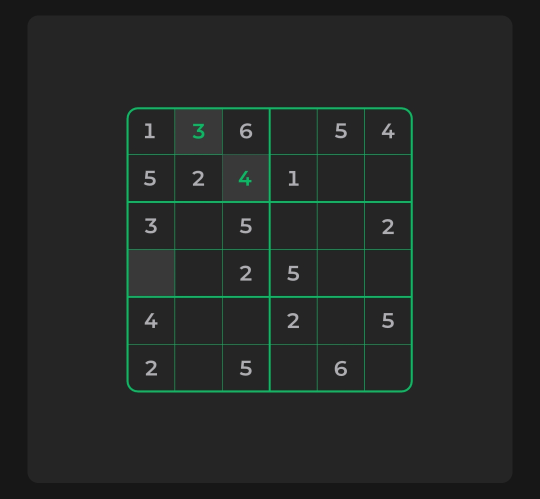
#> input picture uploads/WhatsApp_Image_2026-08-20_at_14.43.51.jpeg, 1080 x 997 px (shown at 1/2 size)
$ python -i ocr_engine.py   (imports and definitions only)
#> lines starting #> are read from the running program, lines starting #| are printed output that depends on the picture; after the words box and inside, x2 and y2 are one past the last pixel; in counts of white or black regions, pixels touching at a corner belong together
#> in extract_sudoku_from_image, image is the input picture: shape (997, 1080, 3); mean B, G, R 37.2, 38.9, 35.5
import cv2
import numpy as np
import pytesseract

# [49 lines left out: functions order_points, four_point_transform, not called in this run]

def find_grid(image):
    gray = cv2.cvtColor(image, cv2.COLOR_BGR2GRAY)
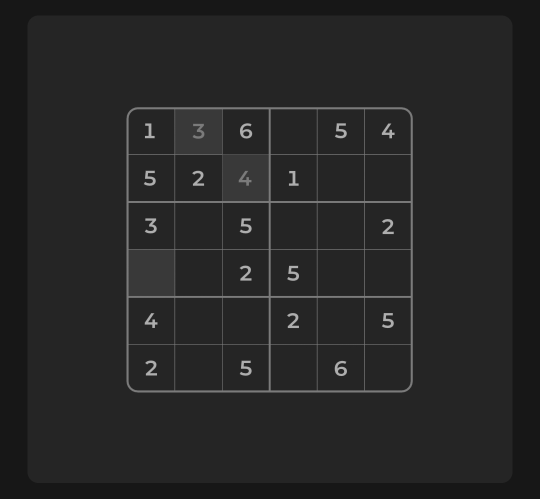
#> gray: shape (997, 1080) (shown at 1/2 size); min 22, max 176, mean 37.7
    blurred = cv2.GaussianBlur(gray, (5, 5), 0)
    thresh = cv2.adaptiveThreshold(blurred, 255, cv2.ADAPTIVE_THRESH_GAUSSIAN_C, cv2.THRESH_BINARY_INV, 11, 2)
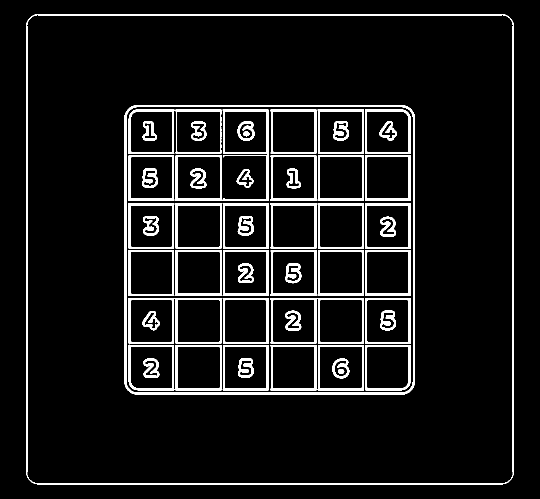
#> thresh: shape (997, 1080) (shown at 1/2 size); 7.5% white; 58 white regions

    contours, _ = cv2.findContours(thresh, cv2.RETR_LIST, cv2.CHAIN_APPROX_SIMPLE)
#> contours = 115 contours; largest, box (x1, y1, x2, y2) and area: (52, 28, 1028, 969) 915942, (53, 29, 1027, 968) 908516, (248, 210, 830, 790) 335730, (252, 213, 827, 786) 327838, (350, 219, 538, 402) 16593
    if not contours:
        return None

    contours = sorted(contours, key=cv2.contourArea, reverse=True)
    img_area = image.shape[0] * image.shape[1]
#> img_area = 1076760

    puzzle_contour = None

    for c in contours:
        area = cv2.contourArea(c)
        # Skip contours that are too small or take up the whole image
        if area > 0.99 * img_area or area < 0.05 * img_area:
            continue

        x, y, w, h = cv2.boundingRect(c)
        aspect_ratio = w / float(h)

        # Sudoku grid is a square, so aspect ratio should be near 1.0
        if 0.8 <= aspect_ratio <= 1.2:
            puzzle_contour = c
            break
#> this loop made 1 pass
#> (area, x, y, w, h, aspect_ratio) on pass 1: (915942, 52, 28, 976, 941, 1.04)

    if puzzle_contour is None:
        return None

    x, y, w, h = cv2.boundingRect(puzzle_contour)
    # Crop the grid
    warped = gray[y:y+h, x:x+w]
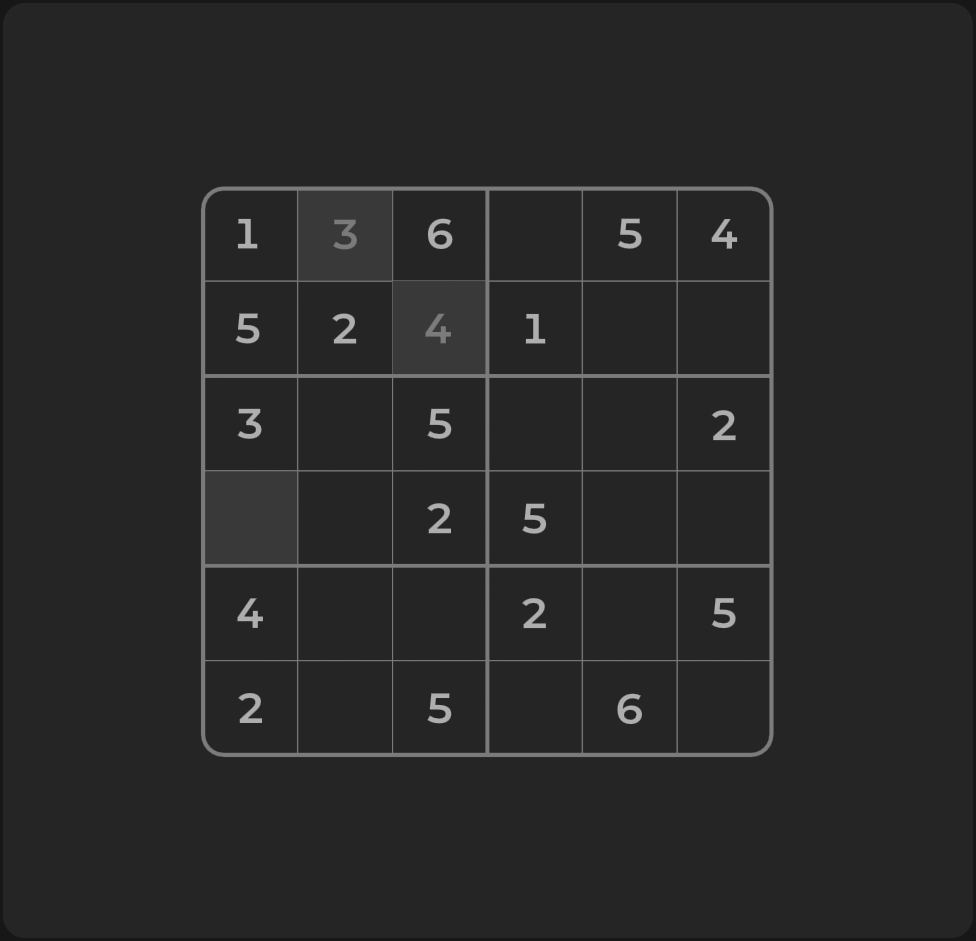
#> warped: shape (941, 976); min 22, max 176, mean 40.2
    return warped

def extract_cells(warped, size=6):
#> called with size = 6
    cells = []
    h, w = warped.shape
#> h = 941; w = 976
    cell_h = h // size
#> cell_h = 156
    cell_w = w // size
#> cell_w = 162

    for i in range(size):
        row = []
        for j in range(size):
            y_start = i * cell_h
            y_end = (i + 1) * cell_h
            x_start = j * cell_w
            x_end = (j + 1) * cell_w

            cell = warped[y_start:y_end, x_start:x_end]
            row.append(cell)
        cells.append(row)
#> after the loop, cells = 6 items
    return cells

def predict_digit(cell):
    h, w = cell.shape
    # Trim (15%) to avoid grid lines
    trim_y = int(h * 0.15)
    trim_x = int(w * 0.15)
    trimmed = cell[trim_y:h-trim_y, trim_x:w-trim_x]

    # Otsu's thresholding
    _, thresh = cv2.threshold(trimmed, 0, 255, cv2.THRESH_BINARY_INV + cv2.THRESH_OTSU)

    # Find contours
    contours, _ = cv2.findContours(thresh, cv2.RETR_EXTERNAL, cv2.CHAIN_APPROX_SIMPLE)

    if not contours:
        return 0

    # Get the largest contour which should be the digit
    c = max(contours, key=cv2.contourArea)

    # If the contour is too small, it's just noise
    if cv2.contourArea(c) < 50:
        return 0

    x, y, cw, ch = cv2.boundingRect(c)

    # Extract just the digit
    digit = thresh[y:y+ch, x:x+cw]

    # Add substantial padding (tesseract likes this)
    padded = cv2.copyMakeBorder(digit, 20, 20, 20, 20, cv2.BORDER_CONSTANT, value=0)

    # Invert so digit is black on white background
    inverted = cv2.bitwise_not(padded)

    config = r'--oem 3 --psm 10 -c tessedit_char_whitelist=123456'

    # Try multiple scales for robustness
    for scale in [1, 2]:
        resized = cv2.resize(inverted, (0,0), fx=scale, fy=scale, interpolation=cv2.INTER_CUBIC)
        text = pytesseract.image_to_string(resized, config=config).strip()
        if text.isdigit() and 1 <= int(text) <= 6:
            return int(text)

    return 0

def extract_sudoku_from_image(image_path):
    image = cv2.imread(image_path)
    if image is None:
        raise ValueError(f"Could not load image at {image_path}")

    warped = find_grid(image)
    if warped is None:
        # If we can't find a grid, try processing the whole image as the grid
        warped = cv2.cvtColor(image, cv2.COLOR_BGR2GRAY)

    cv2.imwrite('debug_warped.png', warped)

    cells = extract_cells(warped, size=6)
#> cells = 6 items

    grid = []
    for row in cells:
        grid_row = []
        for cell in row:
            digit = predict_digit(cell)
            grid_row.append(digit)
        grid.append(grid_row)
#> this loop made 2 passes
#> pass 2, in predict_digit (call 8), `trimmed = cell[trim_y:h-trim_y, trim_x:w-trim_x]`:
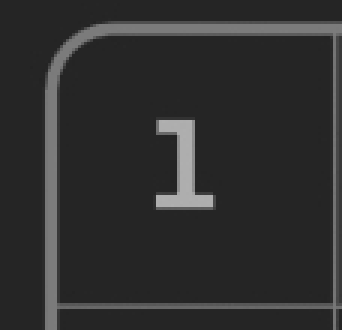
#> trimmed: shape (110, 114) (shown 3 times larger); min 35, max 176, mean 47.1
#> pass 2, in predict_digit (call 8), `_, thresh = cv2.threshold(trimmed, 0, 255, cv2.THRESH_BINARY_INV + cv2..`:
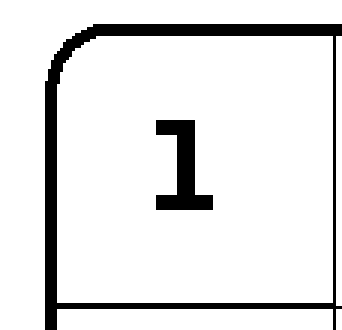
#> thresh: shape (110, 114) (shown 3 times larger); 89.5% white; 2 black regions, box (x1, y1, x2, y2) and area: (15, 8, 114, 110) 1041, (52, 40, 71, 70) 280
#> after the loop:
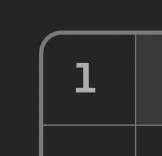
#> cell: shape (156, 162); min 35, max 176, mean 44.6
#> after the loop, grid = [[0, 0, 0, 0, 0, 0]]

    return grid

#> (the run stopped early here; a loop or call above may not have finished)

$ run again, on uploads/WhatsApp_Image_2026-08-20_at_15.37.10.jpeg
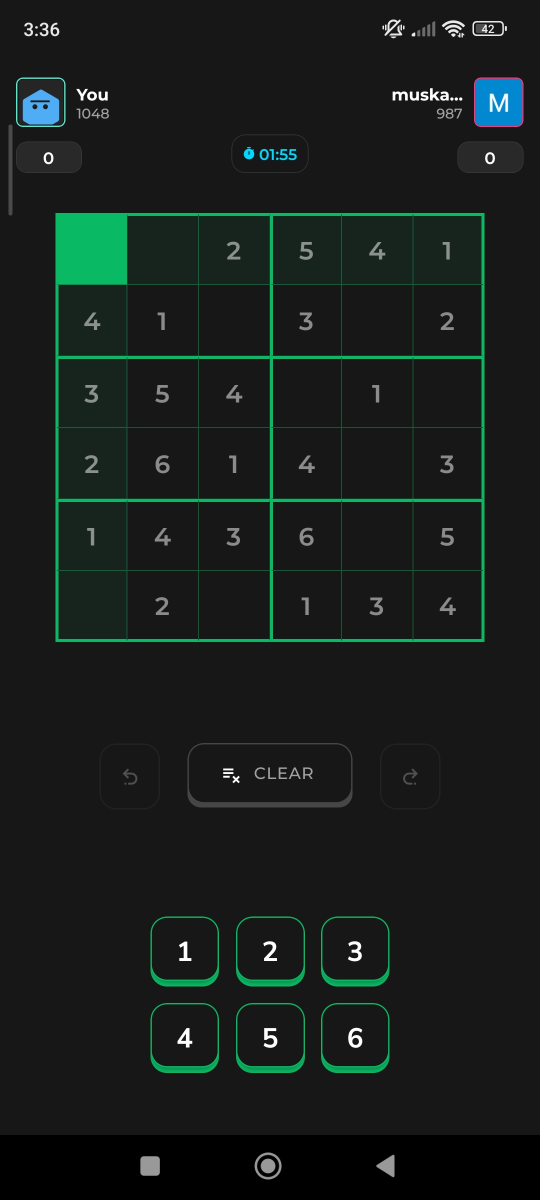
#> input picture uploads/WhatsApp_Image_2026-08-20_at_15.37.10.jpeg, 1080 x 2400 px (shown at 1/2 size)
#> in extract_sudoku_from_image, image is the input picture: shape (2400, 1080, 3); mean B, G, R 27.5, 30.1, 23.5
#> in find_grid, `thresh = cv2.adaptiveThreshold(blurred, 255, cv2.ADAPTIVE_THRESH_GAUSS..`:
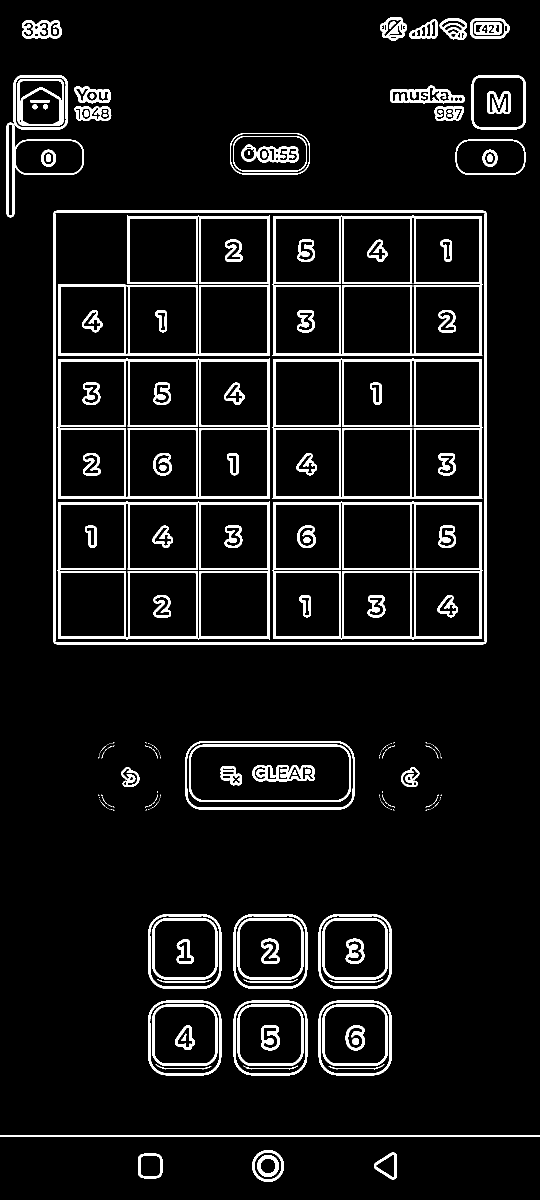
#> thresh: shape (2400, 1080) (shown at 1/2 size); 7.3% white; 276 white regions (164 under 20 px)
#> in find_grid, `contours, _ = cv2.findContours(thresh, cv2.RETR_LIST, cv2.CHAIN_APPROX..`: contours = 455 contours, 171 with area under 20; largest, box (x1, y1, x2, y2) and area: (106, 421, 974, 1289) 751629, (109, 424, 971, 1286) 737886, (115, 716, 540, 998) 117744, (544, 716, 965, 998) 116076, (544, 430, 965, 712) 116076
#> the loop in find_grid, `for c in contours:` made 1 pass
#> (area, x, y, w, h, aspect_ratio) on pass 1: (751629, 106, 421, 868, 868, 1)
#> after the loop in extract_cells, `for i in range(size):`: cells = 6 items
#> the loop in extract_sudoku_from_image, `for row in cells:` made 1 pass
#> after the loop in extract_sudoku_from_image, `for row in cells:`:
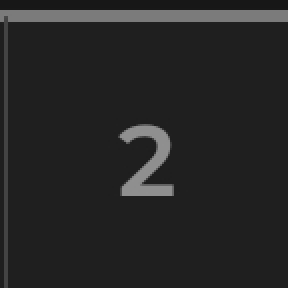
#> cell: shape (144, 144) (shown 2 times larger); min 23, max 144, mean 37.5
#> after the loop in extract_sudoku_from_image, `for row in cells:`: grid = []

$ run again, on uploads/camera-capture.jpg
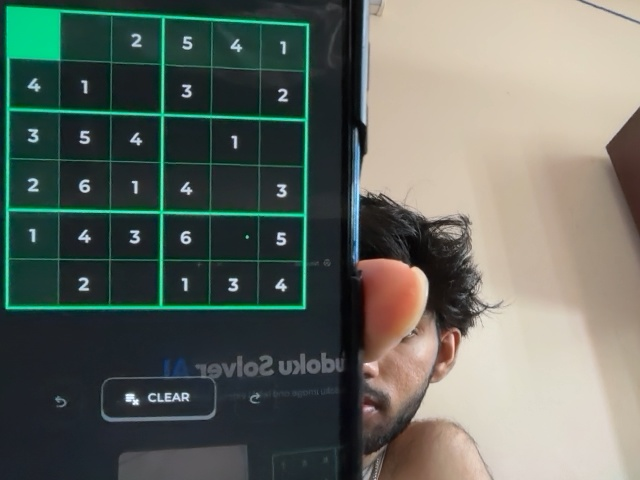
#> input picture uploads/camera-capture.jpg, 640 x 480 px
#> in extract_sudoku_from_image, image is the input picture: shape (480, 640, 3); mean B, G, R 97.5, 105.7, 98.7
#> in find_grid, `thresh = cv2.adaptiveThreshold(blurred, 255, cv2.ADAPTIVE_THRESH_GAUSS..`:
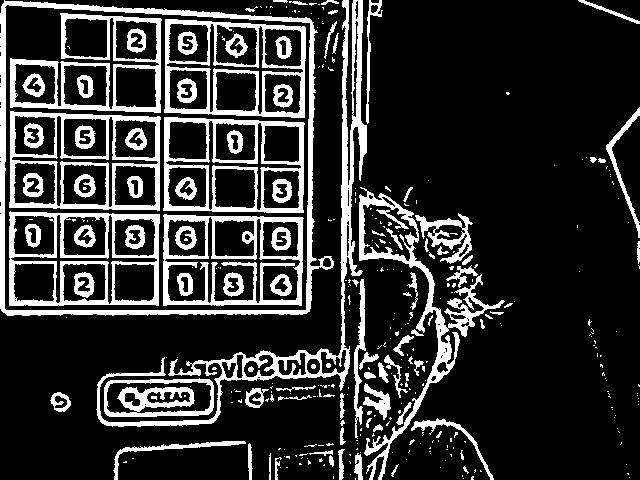
#> thresh: shape (480, 640); 19.3% white; 349 white regions (247 under 20 px)
#> in find_grid, `contours, _ = cv2.findContours(thresh, cv2.RETR_LIST, cv2.CHAIN_APPROX..`: contours = 476 contours, 307 with area under 20; largest, box (x1, y1, x2, y2) and area: (0, 0, 334, 316) 95078, (4, 4, 311, 311) 90028, (9, 111, 161, 211) 14004, (9, 211, 160, 306) 13602, (164, 19, 306, 118) 12792
#> the loop in find_grid, `for c in contours:` made 1 pass
#> (area, x, y, w, h, aspect_ratio) on pass 1: (95078.5, 0, 0, 334, 316, 1.06)
#> after the loop in extract_cells, `for i in range(size):`: cells = 6 items
#> the loop in extract_sudoku_from_image, `for row in cells:` made 1 pass
#> after the loop in extract_sudoku_from_image, `for row in cells:`:
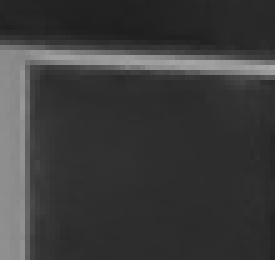
#> cell: shape (52, 55) (shown 5 times larger); min 31, max 170, mean 59.3
#> after the loop in extract_sudoku_from_image, `for row in cells:`: grid = []
